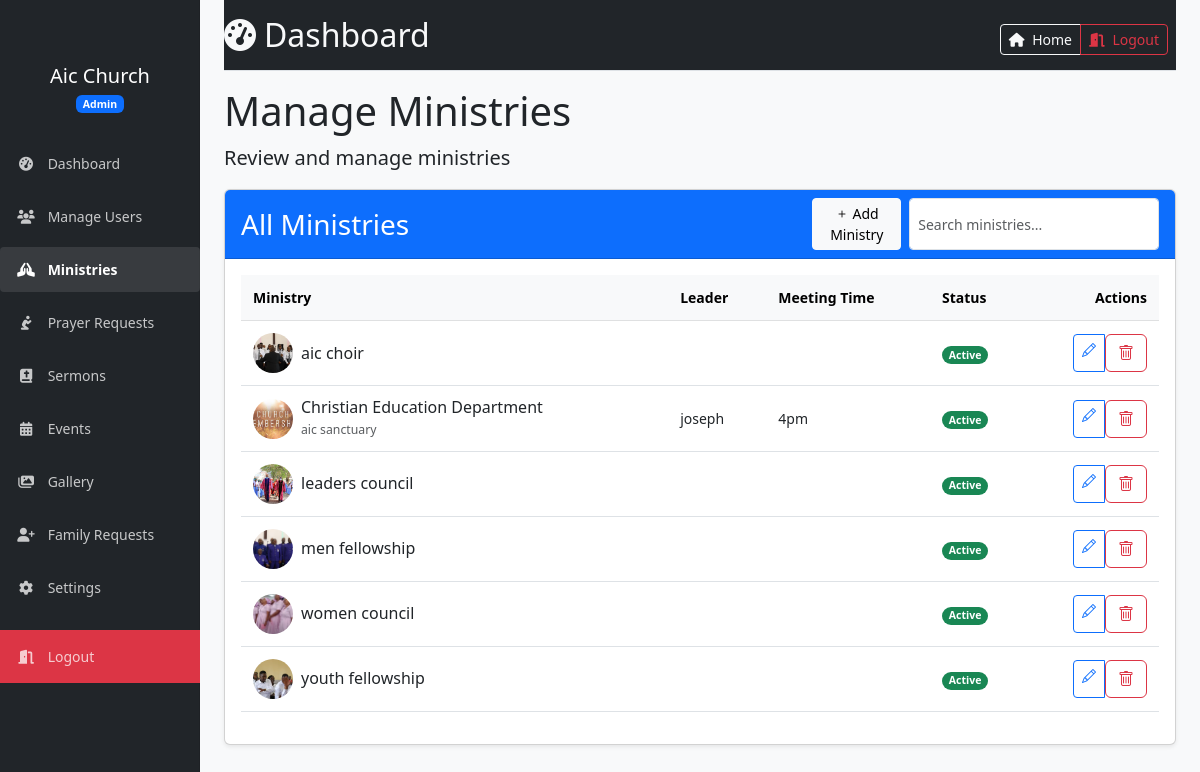
Page /well-known/admin/manage_ministries.php (signed in) on the committed database.
### tables this page shows
CREATE TABLE `ministries` (
  `id` int(11) NOT NULL,
  `name` varchar(100) NOT NULL,
  `description` text DEFAULT NULL,
  `leader` varchar(100) DEFAULT NULL,
  `meeting_time` varchar(100) DEFAULT NULL,
  `location` varchar(255) DEFAULT NULL,
  `image_url` varchar(255) DEFAULT NULL,
  `is_active` tinyint(1) DEFAULT 1,
  `created_at` timestamp NOT NULL DEFAULT current_timestamp()
);

### well-known/admin/manage_ministries.php (the view, shortened to what this page needs)
<?php
require_once '../includes/auth.php';
$page = isset($_GET['page']) ? max(1, (int)$_GET['page']) : 1;
$limit = 10;
$offset = ($page - 1) * $limit;
$result = $conn->query("SELECT SQL_CALC_FOUND_ROWS * FROM ministries ORDER BY name LIMIT $limit OFFSET $offset");
?>
<!DOCTYPE html>
<html lang="en">
<head>
    <link href="https://cdn.jsdelivr.net/npm/bootstrap@5.3.0/dist/css/bootstrap.min.css" rel="stylesheet">
    <link rel="stylesheet" href="https://cdn.jsdelivr.net/npm/bootstrap-icons@1.7.2/font/bootstrap-icons.css">
    <link rel="stylesheet" href="https://cdnjs.cloudflare.com/ajax/libs/font-awesome/6.4.0/css/all.min.css">
    <link rel="stylesheet" href="../assets/css/admin.css">
</head>
<body>
<div class="container-fluid">
    <div class="row">
        <?php include "../includes/admin_left_nav.php" ?>
        <main class="col-md-12 ms-sm-auto col-lg-10 px-md-4 py-0">
            <div class="d-flex justify-content-between flex-wrap flex-md-nowrap align-items-center pt-3 pb-2 mb-3 bg-dark border-bottom">
                <h1 class="h2 text-light"><i class="fas fa-tachometer-alt me-2"></i>Dashboard</h1>
                <div class="btn-toolbar mb-2 mb-md-0">
                     <div class="btn-group me-2">
                        <button type="button" class="btn btn-sm btn-outline-light">
                            <a class="nav-link" href="../index.php">
                                <i class="fas fa-house me-1"></i> Home
                            </a>
                        </button>
                        <button type="button" class="btn btn-sm btn-outline-danger" id="button_logout">
                            <a class="nav-link" href="../logout.php">
                                <i class="fas fa-door-open me-1"></i> Logout
                            </a>
                        </button>
                    </div>
                </div>
            </div>
            <div class="col">
                <h1>Manage Ministries</h1>
                <p class="lead">Review and manage ministries</p>
            </div>
            <div class="row g-4">
                <div class="col-12">
                    <div class="card shadow-sm">
                        <div class="card-header bg-primary text-white">
                            <div class="d-flex justify-content-between align-items-center flex-wrap">
                                <h3 class="card-title mb-2 mb-md-0">All Ministries</h3>
                                <div class="d-flex flex-grow-1 flex-md-grow-0 ms-md-2">
                                    <button class="btn btn-sm btn-light me-2" data-bs-toggle="modal" data-bs-target="#ministryFormModal">
                                        <i class="bi bi-plus"></i> Add Ministry
                                    </button>
                                    <input type="text" id="searchInput" class="form-control form-control-sm" placeholder="Search ministries...">
                                </div>
                            </div>
                        </div>
                        <div class="card-body">
                            <div class="table-responsive" style="max-height: 70vh; overflow-y: auto;">
                                <table class="table table-hover align-middle">
                                    <thead class="table-light sticky-top" style="top: -1px;">
                                        <tr>
                                            <th>Ministry</th>
                                            <th>Leader</th>
                                            <th class="d-none d-sm-table-cell">Meeting Time</th>
                                            <th>Status</th>
                                            <th class="text-end">Actions</th>
                                        </tr>
                                    </thead>
                                    <tbody>
                                        <?php while ($ministry = $result->fetch_assoc()): ?>
                                            <tr>
                                                <td>
                                                    <div class="d-flex align-items-center">
                                                        <?php if (!empty($ministry['image_url'])): ?>
                                                            <div class="flex-shrink-0">
                                                                <img src="../<?php echo htmlspecialchars($ministry['image_url']); ?>"
                                                                     width="40" height="40" class="rounded-circle object-fit-cover me-2">
                                                            </div>
                                                        <?php endif; ?>
                                                        <div class="flex-grow-1">
                                                            <h6 class="mb-0"><?php echo htmlspecialchars($ministry['name']); ?></h6>
                                                            <small class="text-muted"><?php echo htmlspecialchars($ministry['location']); ?></small>
                                                        </div>
                                                    </div>
                                                </td>
                                                <td><?php echo htmlspecialchars($ministry['leader']); ?></td>
                                                <td class="d-none d-sm-table-cell"><?php echo htmlspecialchars($ministry['meeting_time']); ?></td>
                                                <td>
                                                    <span class="badge rounded-pill bg-<?php echo $ministry['is_active'] ? 'success' : 'secondary'; ?>">
                                                        <?php echo $ministry['is_active'] ? 'Active' : 'Inactive'; ?>
                                                    </span>
                                                </td>
                                                <td class="text-end">
                                                    <div class="btn-group btn-group-sm" role="group">
                                                        <a href="?edit=<?php echo $ministry['id']; ?>" class="btn btn-outline-primary" title="Edit">
                                                            <i class="bi bi-pencil"></i>
                                                        </a>
                                                        <form action="manage_ministries.php" method="post" class="d-inline"
                                                              onsubmit="return confirm('Are you sure you want to delete this ministry and all its members?');">
                                                            <button type="submit" class="btn btn-outline-danger" title="Delete">
                                                                <i class="bi bi-trash"></i>
                                                            </button>
                                                        </form>
                                                    </div>
                                                </td>
                                            </tr>
                                        <?php endwhile; ?>
                                    </tbody>
                                </table>
                            </div>
                        </div>
                    </div>
                </div>
            </div>
        </main>
    </div>
</div>
</body>
</html>

### well-known/assets/css/admin.css (style rules this page uses)
body { font-size: .875rem; background-color: #f8f9fa; }
main { padding-top: 48px; }
.card { box-shadow: 0 0.125rem 0.25rem rgba(0, 0, 0, 0.075); transition: box-shadow 0.3s ease-in-out; }
.table > :not(caption) > * > * { padding: 0.75rem; }

### well-known/admin/manage_ministries.php (style rules this page uses)
.sticky-top { background-color: white; z-index: 1; }

### rows in the picture
ministries: image_url (picture), name "aic choir", is_active "Active"
ministries: image_url (picture), name "Christian Education Department", location "aic sanctuary", leader "joseph", meeting_time "4pm", is_active "Active"
ministries: image_url (picture), name "leaders council", is_active "Active"
ministries: image_url (picture), name "men fellowship", is_active "Active"
ministries: image_url (picture), name "women council", is_active "Active"
ministries: image_url (picture), name "youth fellowship", is_active "Active"

### other values in the picture
$safe_username "Aic Church"
$safe_role "Admin"
